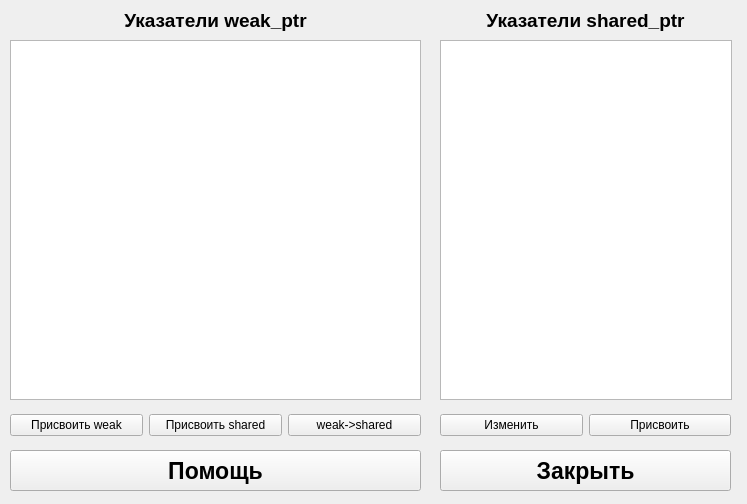
<?xml version="1.0" encoding="UTF-8"?>
<ui version="4.0">
 <class>MainWindow</class>
 <widget class="QMainWindow" name="MainWindow">
  <property name="geometry">
   <rect>
    <x>0</x>
    <y>0</y>
    <width>747</width>
    <height>504</height>
   </rect>
  </property>
  <property name="windowTitle">
   <string>MainWindow</string>
  </property>
  <property name="windowOpacity">
   <double>1.000000000000000</double>
  </property>
  <widget class="QWidget" name="centralwidget">
   <widget class="QTableView" name="tableViewWeak">
    <property name="geometry">
     <rect>
      <x>10</x>
      <y>40</y>
      <width>411</width>
      <height>360</height>
     </rect>
    </property>
    <property name="editTriggers">
     <set>QAbstractItemView::AnyKeyPressed|QAbstractItemView::DoubleClicked|QAbstractItemView::EditKeyPressed</set>
    </property>
    <attribute name="horizontalHeaderDefaultSectionSize">
     <number>125</number>
    </attribute>
   </widget>
   <widget class="QPushButton" name="pushButton_help">
    <property name="geometry">
     <rect>
      <x>10</x>
      <y>450</y>
      <width>411</width>
      <height>41</height>
     </rect>
    </property>
    <property name="font">
     <font>
      <pointsize>17</pointsize>
      <bold>true</bold>
     </font>
    </property>
    <property name="text">
     <string>Помощь</string>
    </property>
   </widget>
   <widget class="QLabel" name="label">
    <property name="geometry">
     <rect>
      <x>10</x>
      <y>0</y>
      <width>411</width>
      <height>41</height>
     </rect>
    </property>
    <property name="font">
     <font>
      <pointsize>14</pointsize>
      <bold>true</bold>
     </font>
    </property>
    <property name="text">
     <string>Указатели weak_ptr</string>
    </property>
    <property name="alignment">
     <set>Qt::AlignCenter</set>
    </property>
   </widget>
   <widget class="QTableView" name="tableViewShared">
    <property name="geometry">
     <rect>
      <x>440</x>
      <y>40</y>
      <width>292</width>
      <height>360</height>
     </rect>
    </property>
    <property name="editTriggers">
     <set>QAbstractItemView::AnyKeyPressed|QAbstractItemView::DoubleClicked|QAbstractItemView::EditKeyPressed</set>
    </property>
    <attribute name="horizontalHeaderDefaultSectionSize">
     <number>125</number>
    </attribute>
   </widget>
   <widget class="QLabel" name="label_2">
    <property name="geometry">
     <rect>
      <x>440</x>
      <y>0</y>
      <width>291</width>
      <height>41</height>
     </rect>
    </property>
    <property name="font">
     <font>
      <pointsize>14</pointsize>
      <bold>true</bold>
     </font>
    </property>
    <property name="text">
     <string>Указатели shared_ptr</string>
    </property>
    <property name="alignment">
     <set>Qt::AlignCenter</set>
    </property>
   </widget>
   <widget class="QPushButton" name="pushButton_close">
    <property name="geometry">
     <rect>
      <x>440</x>
      <y>450</y>
      <width>291</width>
      <height>41</height>
     </rect>
    </property>
    <property name="font">
     <font>
      <pointsize>17</pointsize>
      <bold>true</bold>
     </font>
    </property>
    <property name="text">
     <string>Закрыть</string>
    </property>
   </widget>
   <widget class="QWidget" name="horizontalLayoutWidget">
    <property name="geometry">
     <rect>
      <x>10</x>
      <y>410</y>
      <width>411</width>
      <height>31</height>
     </rect>
    </property>
    <layout class="QHBoxLayout" name="horizontalLayout">
     <item>
      <widget class="QPushButton" name="pushButton_assign_weak">
       <property name="text">
        <string>Присвоить weak</string>
       </property>
      </widget>
     </item>
     <item>
      <widget class="QPushButton" name="pushButton_assign_shared">
       <property name="text">
        <string>Присвоить shared</string>
       </property>
      </widget>
     </item>
     <item>
      <widget class="QPushButton" name="pushButton_weakToShared">
       <property name="text">
        <string>weak-&gt;shared</string>
       </property>
      </widget>
     </item>
    </layout>
   </widget>
   <widget class="QWidget" name="horizontalLayoutWidget_2">
    <property name="geometry">
     <rect>
      <x>440</x>
      <y>410</y>
      <width>291</width>
      <height>31</height>
     </rect>
    </property>
    <layout class="QHBoxLayout" name="horizontalLayout_2">
     <item>
      <widget class="QPushButton" name="pushButton_toElsePtr_shared">
       <property name="text">
        <string>Изменить</string>
       </property>
      </widget>
     </item>
     <item>
      <widget class="QPushButton" name="pushButton_edit_shared">
       <property name="text">
        <string>Присвоить</string>
       </property>
      </widget>
     </item>
    </layout>
   </widget>
  </widget>
  <widget class="QMenuBar" name="menubar">
   <property name="geometry">
    <rect>
     <x>0</x>
     <y>0</y>
     <width>747</width>
     <height>25</height>
    </rect>
   </property>
  </widget>
 </widget>
 <resources/>
 <connections/>
</ui>
